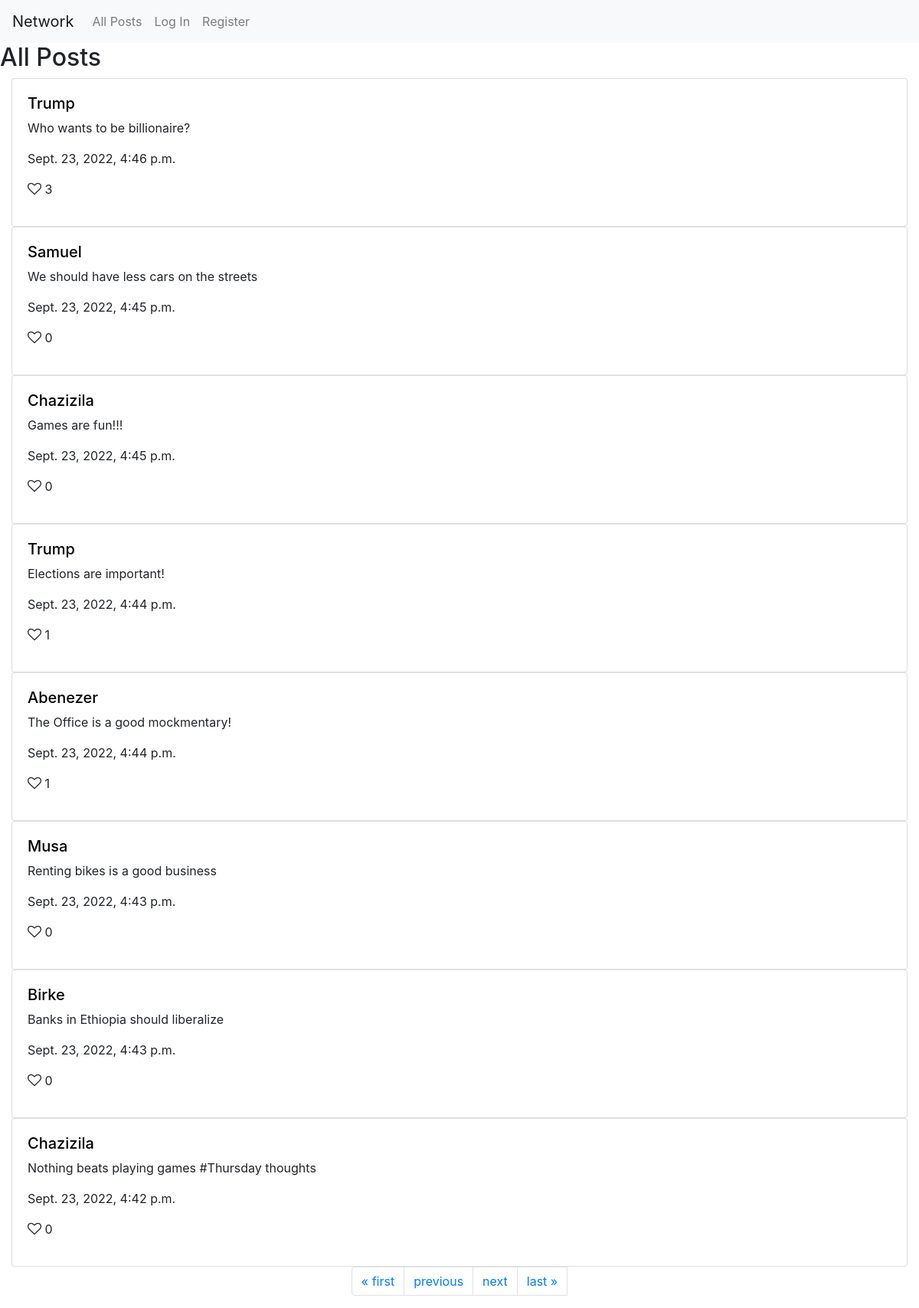
Screenshot of /?page=2 with the database file from the repository.
### network/models.py (models this page shows, shortened)
class Post(models.Model):
     post_id = models.AutoField(primary_key=True)
     postNote = models.TextField()
     poster = models.ForeignKey(User, on_delete=models.CASCADE, related_name="posts", null = True)
     timeStamp = models.DateTimeField(auto_now_add=True, null=True)
     likes = models.IntegerField(default = 0, null=True)
     likers =  models.ManyToManyField(User,  related_name="likerz", null = True)

class User(AbstractUser):
    pass
    followers = models.ManyToManyField('self', symmetrical=False, related_name= "following",
                blank=True)

### network/views.py (the view)
# urls.py: path("", views.index, name="index"),
def index(request):
    if request.method == "POST":
        Postform = PostForm(request.POST)
    else:
        post_list = Post.objects.order_by("-timeStamp").all()
        paginator = Paginator(post_list, 8)
        page_number = request.GET.get('page')
        page_obj = paginator.get_page(page_number)
        return render(request, 'network/index.html',
        {
        "posts" : Post.objects.order_by("-timeStamp").all(),
        'page_obj': page_obj,
            })

### network/templates/network/index.html (shortened to what this page needs)
{% extends "network/layout.html" %}
{% load static %}
{% block body %}
    <h2>All Posts</h2>
   <div id="posts-view">
    {% for post in page_obj %}
    <div  class = "container-fluid">
            <div id = "{{ post.post_id }}"class="card space" >
                <a  style="color:black" href="{% url 'profile' post.poster %}" ><h5> {{ post.poster| capfirst }}</h5> </a>
                <p class =  "post" id = "post{{ post.post_id }}"> {{ post.postNote }}</p>
                <p> {{ post.timeStamp }}</p>
                {% if  user in  post.likers.all %}
                    <p id = "like{{ post.post_id }}" ><a  class = "like" id = "c{{post.post_id}}"><i  id = "b{{ post.post_id }}" class=" fa fa-heart" style="font-size:18px; color: blue"></i> </a> {{post.likes}}</a></p>
                {% else %}
                    <p id = "like{{ post.post_id }}" ><a  class = "like" id = "c{{post.post_id}}"><i  id = "b{{ post.post_id }}" class=" fa fa-heart-o" style="font-size:18px"></i> </a> {{post.likes}}</a></p>
                {% endif %}
            </div>
    </div>
    {% empty %}
        <div> No Posts Avialable.</div>
    {% endfor %}
    <nav aria-label="Page navigation example">
        <ul class="pagination justify-content-center">
                {% if page_obj.has_previous %}
                <li class="page-item">
                    <a class="page-link"   href="?page=1">&laquo; first</a>
                </li>
                <li class="page-item">
                    <a class="page-link"  href="?page={{ page_obj.previous_page_number }}">previous</a>
                </li>
                {% endif %}
                {% if page_obj.has_next %}
                   <li class="page-item">
                        <a class="page-link" href="?page={{ page_obj.next_page_number }}">next</a>
                   </li>
                   <li>
                        <a class="page-link" href="?page={{ page_obj.paginator.num_pages }}">last &raquo;</a>
                    </li>
                {% endif %}
        </ul>
    </nav>
</div>
{% endblock %}

### network/static/network/styles.css (style rules this page uses)
.space { padding : 20px; }

### rows the page displays
Post: poster "Trump", postNote "Who wants to be billionaire?", timeStamp "Sept. 23, 2022, 4:46 p.m.", likes "3"
Post: poster "Samuel", postNote "We should have less cars on the streets", timeStamp "Sept. 23, 2022, 4:45 p.m.", likes "0"
Post: poster "Chazizila", postNote "Games are fun!!!", timeStamp "Sept. 23, 2022, 4:45 p.m.", likes "0"
Post: poster "Trump", postNote "Elections are important!", timeStamp "Sept. 23, 2022, 4:44 p.m.", likes "1"
Post: poster "Abenezer", postNote "The Office is a good mockmentary!", timeStamp "Sept. 23, 2022, 4:44 p.m.", likes "1"
Post: poster "Musa", postNote "Renting bikes is a good business", timeStamp "Sept. 23, 2022, 4:43 p.m.", likes "0"
Post: poster "Birke", postNote "Banks in Ethiopia should liberalize", timeStamp "Sept. 23, 2022, 4:43 p.m.", likes "0"
Post: poster "Chazizila", postNote "Nothing beats playing games #Thursday thoughts", timeStamp "Sept. 23, 2022, 4:42 p.m.", likes "0"
